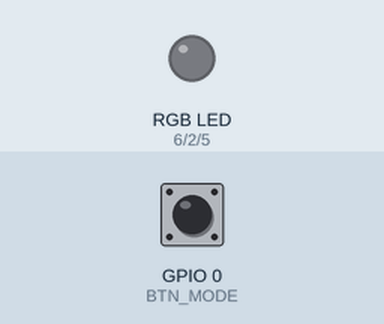
The sketch below on a simulated ESP32. Parts: an RGB LED mixed from three pins (HIGH = lit). The test bench sets the inputs (shaded band); at power-on: GPIO 0 (BTN_MODE) HIGH. Dim RGB values are drawn brighter than linear; random numbers use the default seed unless the sketch sets one.

Above: at 1.2 s.
1.3 s: GPIO 0 (BTN_MODE) pulled LOW for 1 s
At 3.4 s:
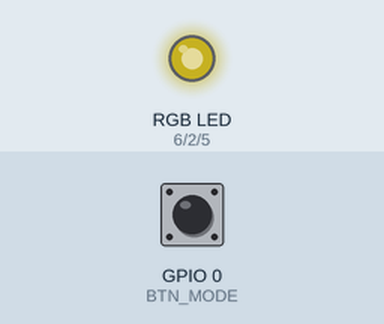
3.8 s: GPIO 0 (BTN_MODE) pulled LOW for 3.2 s
At 4.55 s:
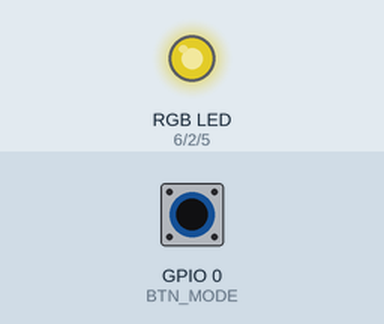
At 5.15 s:
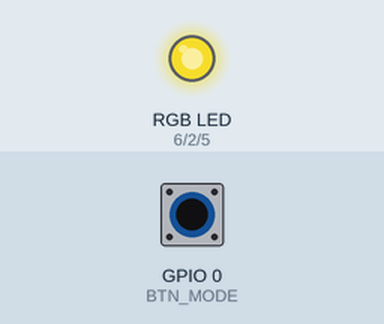
8.5 s: GPIO 0 (BTN_MODE) pulled LOW for 0.15 s
Timing chart, 0 to 22.3 s (numbered marks = the images above; inputs shaded):
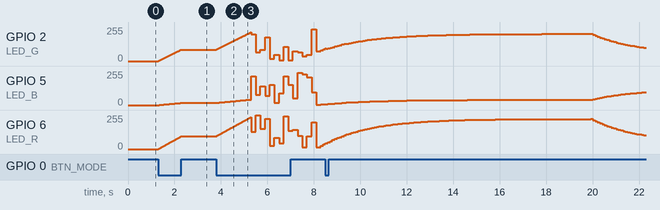

The sketch:

main.ino
```cpp
#include <Arduino.h>

#define LED_R      6
#define LED_G      2
#define LED_B      5
#define BTN_MODE   0

#define HOLD_INTERVAL 10
#define MIN_BRIGHT 0
#define MAX_BRIGHT 250

#define COLOR_CHANGE_INTERVAL 20000   // каждые 10 сек
#define COLOR_FADE_INTERVAL 100        // шаг плавности (мс)

#define FLOW_DURATION 3000
#define FLOW_STEP_INTERVAL 200

TaskHandle_t ledTaskHandle = NULL;

struct LedState {
  float r, g, b;
  float baseR, baseG, baseB;
  float targetR, targetG, targetB;

  int brightness;
  bool increasing;
  bool locked;

  unsigned long lastStep;
  unsigned long lastColorChange;
  unsigned long lastFadeStep;

  unsigned long flowStart;
  unsigned long lastFlowStep;
  bool inFlow;
};

LedState ledState = {
  0,0,0,
  0,0,0,
  0,0,0,
  MIN_BRIGHT,
  true,
  false,
  0,
  0,
  0,
  0,
  0,
  false
};

// ---------- функции ----------
void setColor(float r, float g, float b){
  analogWrite(LED_R, (int)r);
  analogWrite(LED_G, (int)g);
  analogWrite(LED_B, (int)b);
}

void updateBrightness(){
  ledState.r = ledState.baseR * ledState.brightness / 250.0;
  ledState.g = ledState.baseG * ledState.brightness / 250.0;
  ledState.b = ledState.baseB * ledState.brightness / 250.0;
  setColor(ledState.r, ledState.g, ledState.b);
}

void startFlow(){
  ledState.inFlow = true;
  ledState.flowStart = millis();
  ledState.lastFlowStep = 0;
  ledState.locked = true;
}

// ---------- задача ----------
void ledTask(void *pvParameters){
  while(true){
    bool pressed = (digitalRead(BTN_MODE) == LOW);
    unsigned long now = millis();

    // запуск плавной смены цвета раз в 10 секунд
    if(!ledState.inFlow && now - ledState.lastColorChange >= COLOR_CHANGE_INTERVAL){
      ledState.targetR = random(0,256);
      ledState.targetG = random(0,256);
      ledState.targetB = random(0,256);
      ledState.lastColorChange = now;
    }

    // плавное движение к целевому цвету
    if(!ledState.inFlow && now - ledState.lastFadeStep >= COLOR_FADE_INTERVAL){
      ledState.lastFadeStep = now;

      ledState.baseR += (ledState.targetR - ledState.baseR) * 0.05;
      ledState.baseG += (ledState.targetG - ledState.baseG) * 0.05;
      ledState.baseB += (ledState.targetB - ledState.baseB) * 0.05;

      updateBrightness();
    }

    // перелив
    if(ledState.inFlow){
      if(now - ledState.lastFlowStep >= FLOW_STEP_INTERVAL){
        ledState.lastFlowStep = now;
        ledState.baseR = random(0,256);
        ledState.baseG = random(0,256);
        ledState.baseB = random(0,256);
        updateBrightness();
      }

      if(now - ledState.flowStart >= FLOW_DURATION){
        ledState.inFlow = false;
        ledState.locked = false;
        ledState.increasing = !ledState.increasing;
      }
    }

    // кнопка
    else if(!ledState.locked && pressed){
      if(now - ledState.lastStep >= HOLD_INTERVAL){
        ledState.lastStep = now;

        if(ledState.increasing){
          ledState.brightness++;
          if(ledState.brightness >= MAX_BRIGHT){
            ledState.brightness = MAX_BRIGHT;
            startFlow();
          }
        } else {
          ledState.brightness--;
          if(ledState.brightness <= MIN_BRIGHT){
            ledState.brightness = MIN_BRIGHT;
            startFlow();
          }
        }
        updateBrightness();
      }
    }

    vTaskDelay(pdMS_TO_TICKS(1));
  }
}

// ---------- setup ----------
void setup(){
  pinMode(LED_R, OUTPUT);
  pinMode(LED_G, OUTPUT);
  pinMode(LED_B, OUTPUT);

  pinMode(BTN_MODE, INPUT_PULLUP);

  digitalWrite(LED_G, LOW); // гасим встроенный LED

  randomSeed(esp_random());

  ledState.baseR = random(0,256);
  ledState.baseG = random(0,256);
  ledState.baseB = random(0,256);

  ledState.targetR = ledState.baseR;
  ledState.targetG = ledState.baseG;
  ledState.targetB = ledState.baseB;

  ledState.brightness = MIN_BRIGHT;
  ledState.lastColorChange = millis();

  updateBrightness();

  xTaskCreate(ledTask, "LED Task", 4096, NULL, 1, &ledTaskHandle);
}

void loop(){
  // пусто
}
```

Measured:
- after the input at 1.3 s, GPIO 2 (LED_G): moves from 0/255 to 86/255 over 0.99 s, starting at once; GPIO 5 (LED_B): moves from 0/255 to 16/255 over 0.91 s, starting after 0.05 s; GPIO 6 (LED_R): moves from 0/255 to 96/255 over 0.99 s, starting at once
